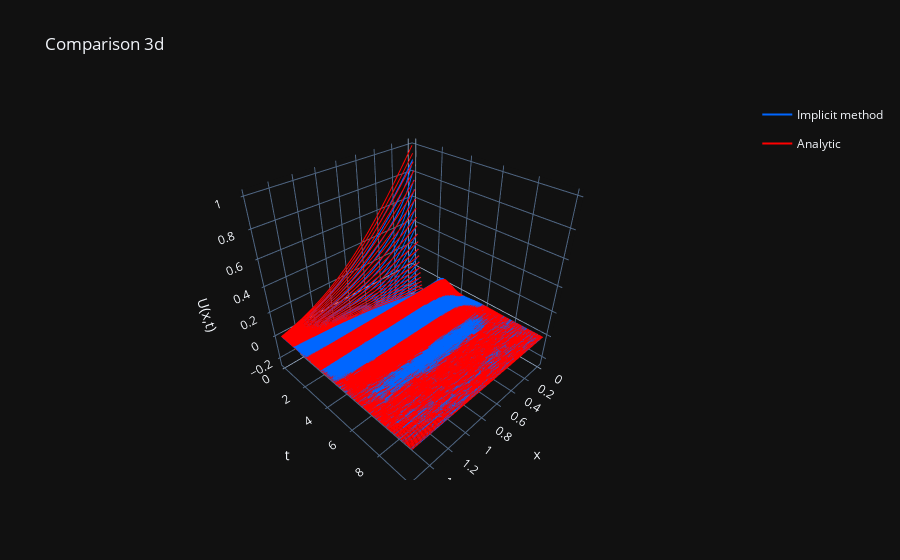

Here is the notebook cell this chart was saved with:
### Code cell
construct_3d_plot(implicit, 'Implicit')
